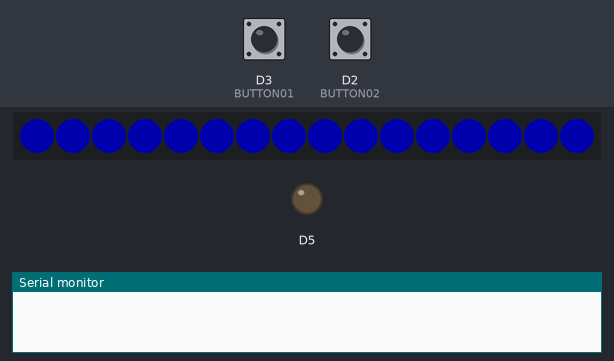
This program was run on a simulated ESP8266 (NodeMCU). Shown: 16 RGB LEDs in strip order, left to right, output pins drawn as LEDs (lit = HIGH), the last lines printed to the serial monitor. Inputs (shaded band) come from the test bench; at power-on: D2 (BUTTON02) HIGH, D3 (BUTTON01) HIGH. Dim RGB values are drawn brighter than linear.

Above: at 1.2 s.
1.3 s: D2 (BUTTON02) pulled LOW for 0.15 s
At 2.7 s:
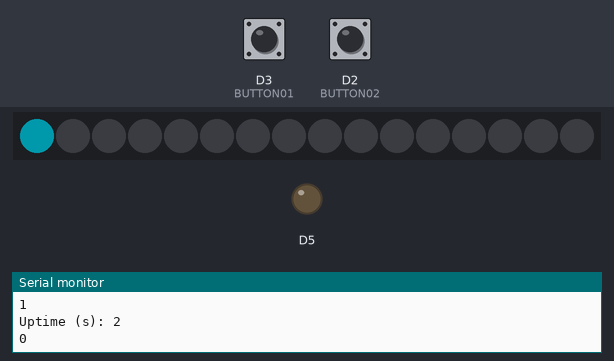
4.4 s: D2 (BUTTON02) pulled LOW for 0.15 s
At 5.8 s:
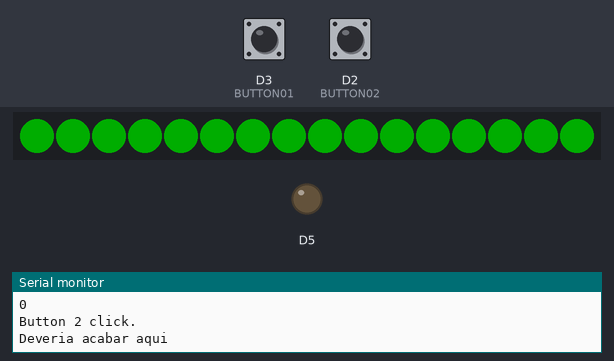
6.5 s: D3 (BUTTON01) pulled LOW for 1 s
At 8.6 s:
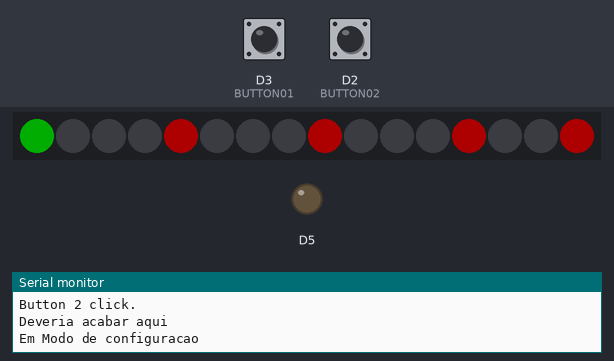
9.0 s: D3 (BUTTON01) pulled LOW for 3.2 s
At 12.4 s:
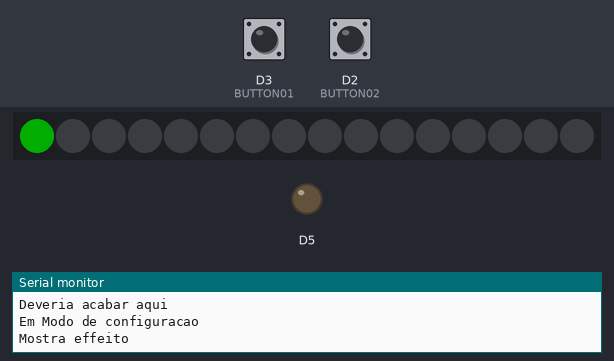
12.8 s: D2 (BUTTON02) pulled LOW for 1 s
At 14.0 s:
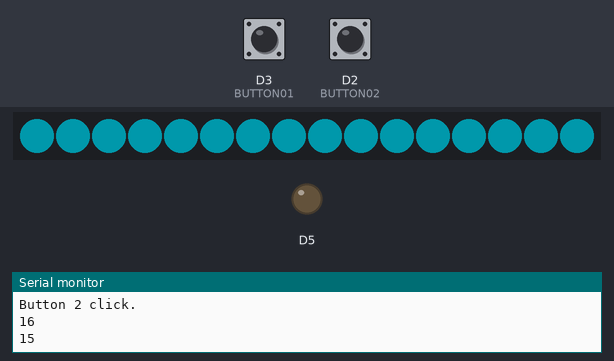
Timing chart, 0 to 15.8 s (numbered marks = the images above; inputs shaded):
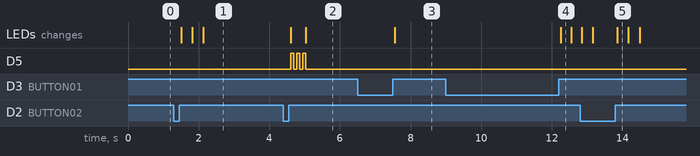

Measured:
- after the input at 1.3 s, the LEDs: first change after 0.20 s (image 1 shows a later state)
- after the input at 4.4 s, D5: alternates HIGH for 0.09 s and LOW for 0.09 s, 6 changes in all, then stays LOW, starting after 0.20 s; the LEDs: first change after 0.20 s (image 2 shows a later state)
- after the input at 6.5 s, the LEDs: change after 1.1 s (image 3)
- after the input at 9.0 s, the LEDs: change after 3.3 s (image 4)
- after the input at 12.8 s, the LEDs: first differ from a run without the input after 1.1 s (image 5)

The program:

main.cpp
```cpp
#include <Arduino.h>
// #include <WS2812FX.h>
#include <Adafruit_NeoPixel.h>
#include <SimpleTimer.h>
#include "OneButton.h"

#define BUTTON01 D3
#define BUTTON02 D2
#define LED_COUNT 16
#define LED_PIN D1

#define AMPLULHETA 90000 // 90 milisegundos
// #define AMPLULHETA 5000

OneButton btn1(BUTTON01, true);
OneButton btn2(BUTTON02, true);

bool isInConfigMode = false;
bool isInAmplulheta = false;
int modeIndicator = 0; // 0 - Tabuleiro | 1 -  Pomodoro
int ampulhetaID; // ID do Timer da Ampulheta
unsigned int timerTimeout = 0;
unsigned int timerStart = 0;

// WS2812FX ws2812fx = WS2812FX(LED_COUNT, LED_PIN, NEO_GRB + NEO_KHZ800);
Adafruit_NeoPixel pixels(LED_COUNT, LED_PIN, NEO_GRB + NEO_KHZ800);
SimpleTimer ampulhetaTimer;

void ampulhetaLoop() {
  Serial.print("Uptime (s): "); Serial.println(millis() / 1000);

  size_t value = map(millis(),timerStart,timerTimeout,0,15);
  Serial.println(value);


  for (size_t i = 0; i < value; i++) {
    if(value > 14) {
      pixels.setPixelColor(i, pixels.Color(255,0,0));
    } else {
      pixels.setPixelColor(i, pixels.Color(0,255,0));
    }
  }

  pixels.show();

  // detecta o fim
  if(value >= 16) {
    ampulhetaTimer.disable(ampulhetaID);
    isInAmplulheta = false;
    delay(1000);
    digitalWrite(D5, HIGH);

    for (size_t i = 0; i < 12; i++) { // efeito
      pixels.clear();

      for (size_t u = 0; u < LED_COUNT; u++) {
        pixels.setPixelColor(u, pixels.Color(3, 252, 240));
      }
      pixels.show();
      delay(100);
      pixels.clear();
      pixels.show();
      delay(100);
    }

    pixels.clear();
    pixels.show();
    digitalWrite(D5, LOW);
  }
}

void click1() {
  Serial.println("Button 1 click.");

  if(isInConfigMode) {
    modeIndicator++;
    if(modeIndicator > 4) {
      modeIndicator = 0;
    }

    pixels.clear();
    pixels.setPixelColor(0,  pixels.Color(255,0,0));
    pixels.setPixelColor(4,  pixels.Color(255,0,0));
    pixels.setPixelColor(8,  pixels.Color(255,0,0));
    pixels.setPixelColor(12, pixels.Color(255,0,0));
    pixels.setPixelColor(15, pixels.Color(255,0,0));

    switch (modeIndicator) {
    case 0:
        pixels.setPixelColor(0,  pixels.Color(0,255,0));
      break;
    case 1:
        pixels.setPixelColor(4,  pixels.Color(0,255,0));
      break;
    case 2:
        pixels.setPixelColor(8,  pixels.Color(0,255,0));
      break;
    case 3:
        pixels.setPixelColor(12,  pixels.Color(0,255,0));
      break;
    case 4:
        pixels.setPixelColor(15,  pixels.Color(0,255,0));
      break;
    }

    pixels.show();
  }
}

void click2() {
  Serial.println("Button 2 click.");
  pixels.clear();
  pixels.show();

  if(isInAmplulheta) {
    ampulhetaTimer.disable(ampulhetaID);
    isInAmplulheta = false;
    digitalWrite(D5, HIGH); delay(85); digitalWrite(D5, LOW); delay(85);
    digitalWrite(D5, HIGH); delay(85); digitalWrite(D5, LOW); delay(85);
    digitalWrite(D5, HIGH); delay(85); digitalWrite(D5, LOW);


    for (size_t i = 0; i < LED_COUNT; i++) {
      pixels.setPixelColor(i, pixels.Color(0,255,0));
    }
    pixels.show();
    Serial.println("Deveria acabar aqui");
    return;
  }


  for (size_t i = 0; i < LED_COUNT; i++) {
    pixels.setPixelColor(i,pixels.Color(5,211,237));
  }
  pixels.show();
  delay(100);

  for (size_t i = LED_COUNT; i > 0; i--) {
    Serial.println(i);
    pixels.setPixelColor(i,pixels.Color(0,0,0));
    pixels.show();
    delay(35);
  }

  switch (modeIndicator)
  {
    case 0:
      timerTimeout = AMPLULHETA +  millis();
      isInAmplulheta = true;
      timerStart = millis();
      ampulhetaTimer.enable(ampulhetaID);
    break;

  default:
    break;
  }
}

void selectMode() {
  if(!isInConfigMode) {
    isInConfigMode = true;
    Serial.println("Em Modo de configuracao");
    pixels.clear();
    pixels.setPixelColor(0, pixels.Color(0,255,0));
    pixels.setPixelColor(4, pixels.Color(255,0,0));
    pixels.setPixelColor(8, pixels.Color(255,0,0));
    pixels.setPixelColor(12, pixels.Color(255,0,0));
    pixels.setPixelColor(15, pixels.Color(255,0,0));
    pixels.show();
  }
  else {
    Serial.println("Mostra effeito");
    isInConfigMode = false;
    pixels.clear();
    int ledEffect = 0;

    switch (modeIndicator) {
    case 0:
      ledEffect = 0;
      break;
    case 1:
        ledEffect = 4;
      break;
    case 2:
        ledEffect = 8;
      break;
    case 3:
        ledEffect = 12;
      break;
    case 4:
        ledEffect = 15;
      break;
    }

    for (size_t i = 0; i < 6; i++)
    {
      pixels.clear();
      pixels.setPixelColor(ledEffect, pixels.Color(0,255,0));
      pixels.show();
      delay(100);
      pixels.clear();
      pixels.show();
      delay(100);
    }
  }
}

void setup() {
  // put your setup code here, to run once:
  Serial.begin(115200);
  pinMode(D5, OUTPUT);

  pixels.begin();
  pixels.clear();
  pixels.setBrightness(50);
  pixels.fill(pixels.Color(0,0,255));
  pixels.show();

  btn1.attachClick(click1);
  btn1.attachLongPressStop(selectMode);

  btn2.attachClick(click2);

  ampulhetaID = ampulhetaTimer.setInterval(1000, ampulhetaLoop);
  ampulhetaTimer.disable(ampulhetaID);
}

void loop() {
  btn1.tick();
  btn2.tick();
  ampulhetaTimer.run();
}
```
